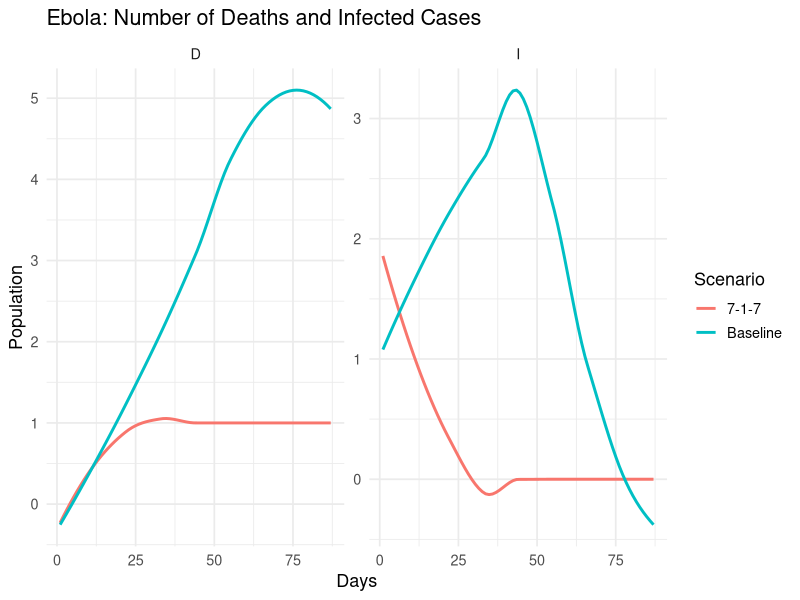
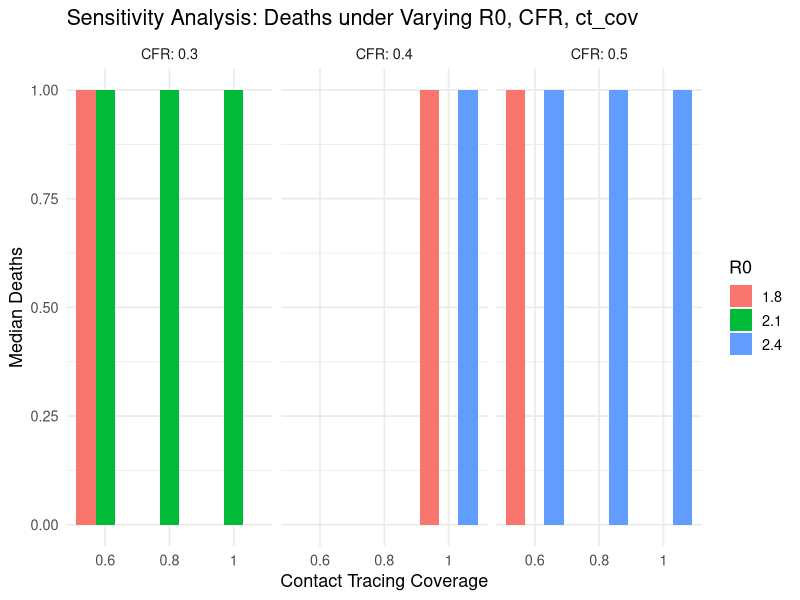
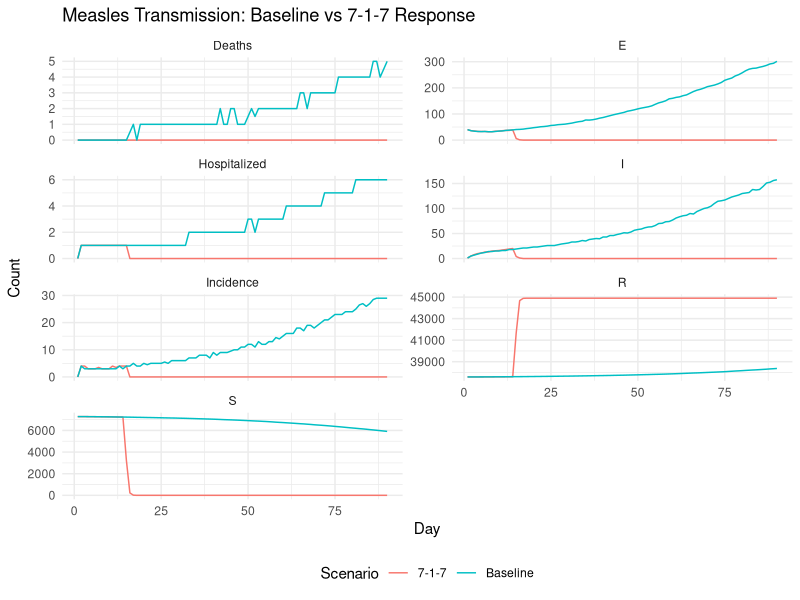
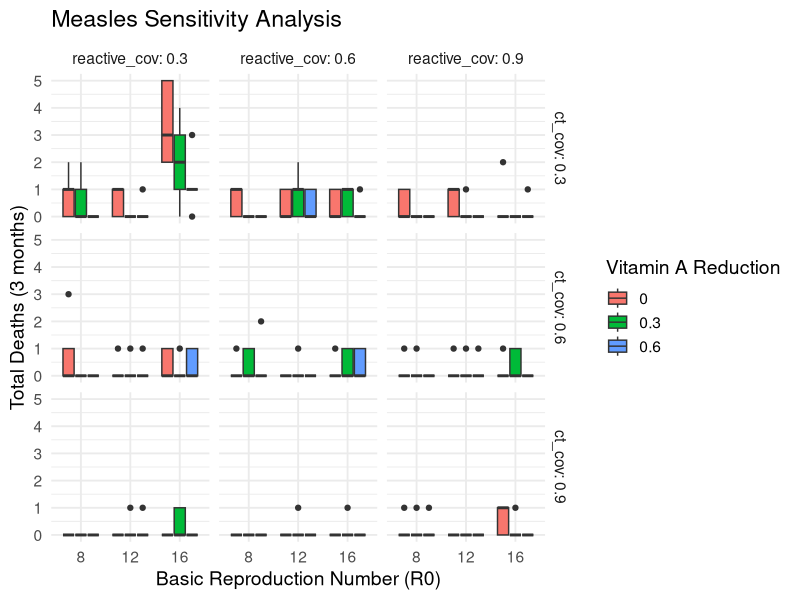
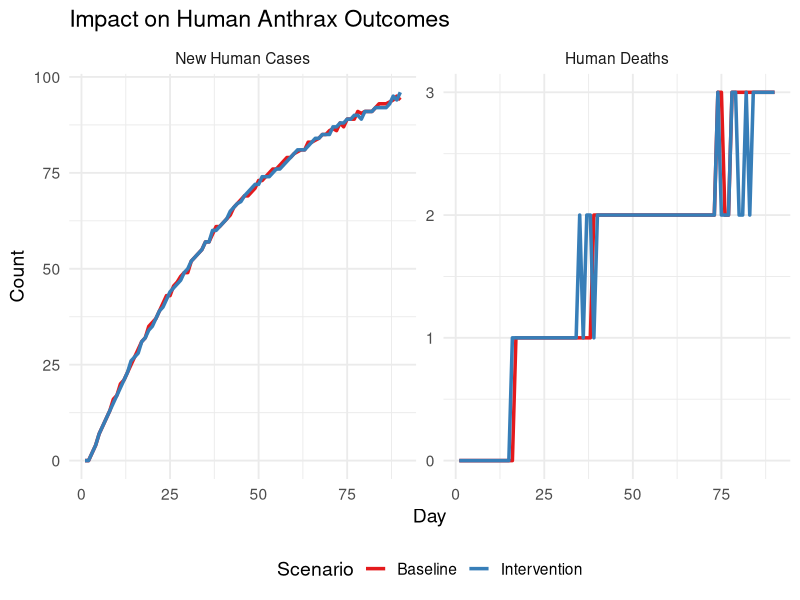
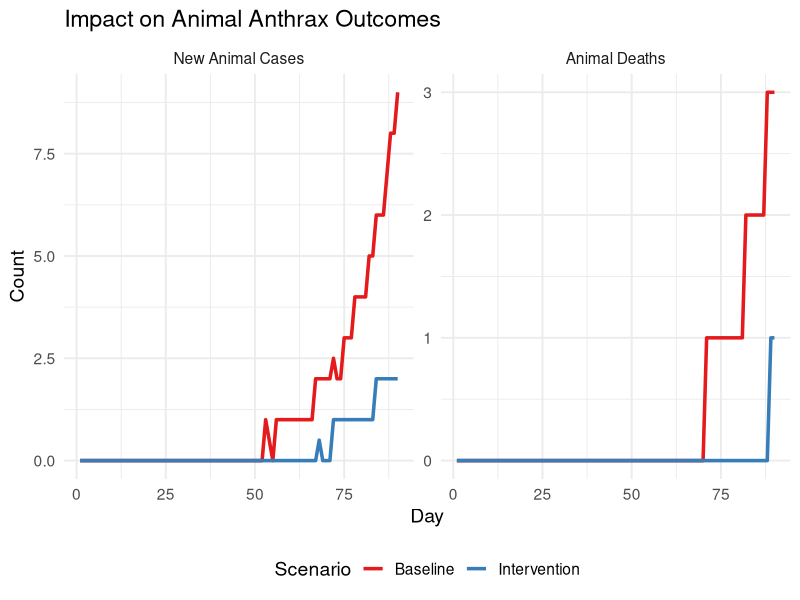

Reproduce these figures in R, in order. (Note: this script raises an error after producing the figures.)

## EBOLA MODEL – REVISED VERSION (4th July 2025)

library(ggplot2)
library(dplyr)
library(tidyr)
library(purrr)

### MODEL PARAMETERS ###
N <- 1e6                    #
initial_exp <- 3
index_case <- 1
days <- 87
n_sims <- 100

latent_period <- 10
infectious_period <- 12
R0 <- 2.1                   
hosp_rate <- 0.6
CFR_base <- 0.4

beta_base <- R0 / infectious_period
gamma <- 1 / infectious_period
sigma <- 1 / latent_period

cost_ETU_per_case <- 284.50
cost_trace_per_case <- 42.15

### PARAMETER CHECK ###
stopifnot(
  latent_period > 0,
  infectious_period > 0,
  R0 > 0,
  hosp_rate <= 1,
  CFR_base <= 1
)

### SIMULATION FUNCTION ###
simulate_ebola <- function(detect, notify, respond, ct_cov, sim_id) {
  S <- E <- I <- R <- D <- numeric(days)
  Inc <- Hosp <- Deaths <- numeric(days)
  traced_total <- 0
  
  # Initial states
  S[1] <- N - initial_exp - index_case
  E[1] <- initial_exp
  I[1] <- index_case
  
  for (t in 2:days) {
    t_notify <- detect + notify
    t_response <- t_notify + respond
    
    lambda <- beta_base * I[t - 1] / N
    
    # Transmission
    new_exp <- rbinom(1, S[t - 1], 1 - exp(-lambda))
    new_inf <- rbinom(1, E[t - 1], 1 - exp(-sigma))
    
    # Recoveries and deaths
    new_dea <- rbinom(1, I[t - 1], CFR_base * gamma)
    new_rec <- rbinom(1, I[t - 1] - new_dea, gamma)
    
    # Contact tracing
    traced_E <- if (t >= t_response) rbinom(1, E[t - 1], ct_cov) else 0
    traced_I <- if (t >= t_response) rbinom(1, I[t - 1], ct_cov) else 0
    traced_total <- traced_total + traced_E + traced_I
    
    # Compartment updates
    S[t] <- max(0, S[t - 1] - new_exp)
    E[t] <- max(0, E[t - 1] + new_exp - new_inf - traced_E)
    I[t] <- max(0, I[t - 1] + new_inf - new_dea - new_rec - traced_I)
    R[t] <- R[t - 1] + new_rec
    D[t] <- D[t - 1] + new_dea
    
    # Output metrics
    Inc[t] <- new_inf
    Hosp[t] <- round(new_inf * hosp_rate)
    Deaths[t] <- new_dea
  }
  
  tibble(
    time = 1:days, S, E, I, R, D,
    Incidence = Inc, Hospitalized = Hosp, Deaths,
    traced = traced_total, sim = sim_id
  )
}

### RUN SCENARIOS ###
baseline_data <- map_df(1:n_sims, ~ simulate_ebola(46, 1, 9, 0.2, .x))
interv_data   <- map_df(1:n_sims, ~ simulate_ebola(7, 1, 7, 0.8, .x))

baseline_data$Scenario <- "Baseline"
interv_data$Scenario <- "7-1-7"
combined <- bind_rows(baseline_data, interv_data)

### VISUALIZATION ###
summary_data <- combined %>%
  pivot_longer(c(I,D), names_to = "Compartment", values_to = "Count") %>%
  group_by(time, Scenario, Compartment) %>%
  dplyr::summarise(
    median = median(Count),
    .groups = "drop"
  )

ggplot(summary_data, aes(time, median, color = Scenario, fill = Scenario)) +
  geom_smooth(se = FALSE, linewidth = 1, method = "loess") +
  facet_wrap(~Compartment, scales = "free_y") +
  labs(
    title = "Ebola: Number of Deaths and Infected Cases",
    x = "Days", y = "Population") +
  theme_minimal(base_size = 13)


### RESULTS SUMMARY ###
calc_summary <- function(df) {
  df %>%
    group_by(sim) %>%
    dplyr::summarise(
      cumulative_cases = sum(Incidence),
      cumulative_deaths = sum(Deaths),
      hosp = sum(Hospitalized),
      traced = first(traced),
      .groups = "drop"
    ) %>%
    dplyr::summarise(
      cases_median = median(cumulative_cases),
      deaths_median = median(cumulative_deaths),
      hosp_median = median(hosp),
      cost_trace = median(traced * cost_trace_per_case),
      cost_hosp = median(hosp * cost_ETU_per_case),
      total_cost = cost_trace + cost_hosp
    )
}

sum_base <- calc_summary(baseline_data)
sum_int <- calc_summary(interv_data)

results <- tibble(
  Metric = c("Cases (median)", "Deaths (median)", "Hospitalizations", "Total Cost (USD)"),
  Baseline = c(
    format(round(sum_base$cases_median), big.mark = ","),
    format(round(sum_base$deaths_median), big.mark = ","),
    format(round(sum_base$hosp_median), big.mark = ","),
    paste0("$", format(round(sum_base$total_cost), big.mark = ","))
  ),
  `7-1-7` = c(
    format(round(sum_int$cases_median), big.mark = ","),
    format(round(sum_int$deaths_median), big.mark = ","),
    format(round(sum_int$hosp_median), big.mark = ","),
    paste0("$", format(round(sum_int$total_cost), big.mark = ","))
  ),
  Averted = c(
    format(round(sum_base$cases_median - sum_int$cases_median), big.mark = ","),
    format(round(sum_base$deaths_median - sum_int$deaths_median), big.mark = ","),
    format(round(sum_base$hosp_median - sum_int$hosp_median), big.mark = ","),
    paste0("$", format(round(sum_base$total_cost - sum_int$total_cost), big.mark = ","))
  )
)

print(results)

### DALYs ###
life_expectancy <- 63
avg_age_death_baseline <- 35
avg_age_death_717 <- 35

disability_weight <- 0.133
duration_disability <- 180 / 365

# Deaths
YLL_per_death_baseline <- (life_expectancy - avg_age_death_baseline)
YLL_per_death_717 <- (life_expectancy - avg_age_death_717)

# YLD
YLD_per_case_baseline <- disability_weight * duration_disability
YLD_per_case_717 <- disability_weight * duration_disability

# DALYs
deaths_baseline <- sum_base$deaths_median
cases_baseline <- sum_base$cases_median

deaths_717 <- sum_int$deaths_median
cases_717 <- sum_int$cases_median

DALY_base <- (deaths_baseline * YLL_per_death_baseline) + (cases_baseline * YLD_per_case_baseline)
DALY_717 <- (deaths_717 * YLL_per_death_717) + (cases_717 * YLD_per_case_717)
dalys_averted <- DALY_base - DALY_717

# ICER
cost_diff <- sum_int$total_cost - sum_base$total_cost
cost_per_death_averted <- cost_diff / (deaths_baseline - deaths_717)
ICER <- cost_diff / dalys_averted

# Output
cat("DALYs averted:", round(dalys_averted, 2), "\n")
cat("Cost per death averted (USD):", round(cost_per_death_averted, 2), "\n")
cat("ICER (USD per DALY averted):", round(ICER, 2), "\n")

##### Sensitivity Analysis

run_sensitivity_analysis <- function(
    R0_vals = c(1.8, 2.1, 2.4),
    CFR_vals = c(0.3, 0.4, 0.5),
    ct_cov_vals = c(0.6, 0.8, 1.0),
    sims = 50) {
  results <- expand.grid(R0 = R0_vals, CFR = CFR_vals, ct_cov = ct_cov_vals)
  
  sensitivity_output <- purrr::pmap_dfr(results, function(R0, CFR, ct_cov) {
    beta_test <- R0 / infectious_period
    CFR_test <- CFR
    ct_test <- ct_cov
    
    sim_data <- map_df(1:sims, function(id) {
      simulate_ebola(
        detect = 10, notify = 1, respond = 1,
        ct_cov = ct_test,
        sim_id = id
      ) %>%
        mutate(R0 = R0, CFR = CFR_test, ct_cov = ct_test)
    })
    
    summary <- sim_data %>%
      group_by(sim) %>%
      summarise(
        cases = sum(Incidence),
        deaths = sum(Deaths),
        hosp = sum(Hospitalized),
        traced = first(traced),
        .groups = "drop"
      ) %>%
      summarise(
        median_cases = median(cases),
        median_deaths = median(deaths),
        total_cost = median(traced * cost_trace_per_case + hosp * cost_ETU_per_case)
      )
    
    # DALY estimation for this run
    YLL <- summary$median_deaths * (life_expectancy - avg_age_death_717)
    YLD <- summary$median_cases * disability_weight * duration_disability
    DALYs <- YLL + YLD
    
    tibble(
      R0 = R0,
      CFR = CFR_test,
      ct_cov = ct_test,
      Cases = round(summary$median_cases),
      Deaths = round(summary$median_deaths),
      Total_Cost_USD = round(summary$total_cost),
      DALYs = round(DALYs),
      Cost_per_DALY = round(summary$total_cost / DALYs, 2)
    )
  })
  
  return(sensitivity_output)
}

# Run the sensitivity analysis
sensitivity_results <- run_sensitivity_analysis()

# Print summary
print(sensitivity_results)

# Plot
ggplot(sensitivity_results, aes(x = factor(ct_cov), y = Deaths, fill = factor(R0))) +
  geom_bar(stat = "identity", position = "dodge") +
  facet_wrap(~CFR, labeller = label_both) +
  labs(
    title = "Sensitivity Analysis: Deaths under Varying R0, CFR, ct_cov",
    x = "Contact Tracing Coverage", y = "Median Deaths",
    fill = "R0"
  ) +
  theme_minimal(base_size = 13)

# MEASLES TRANSMISSION MODEL - NAMISINDWA DISTRICT (4th July 2025)

# MEASLES TRANSMISSION MODEL - NAMISINDWA DISTRICT (4th July 2025)
library(tidyverse)
library(ggplot2)

### MODEL PARAMETERS ###
# Demographic parameters
N <- 44905  # Total population (rounded from 44904.9)
routine_cov <- 0.90  # Routine vaccination coverage for MR1
routine_eff <- 0.93  # Routine vaccine efficacy

# Initial conditions
initial_inf <- 1     # Initial infectious cases
initial_exp <- 40    # Initial exposed individuals

# Simulation settings
days <- 90           # 3 months
n_sims <- 100        # Number of stochastic simulations

# Disease parameters
latent_period <- 10  # Average latent period (days)
infectious_period <- 7  # Average infectious period (days)
R0 <- 12             # Basic reproduction number
hosp_rate <- 0.222   # Hospitalization rate (22.2%)
CFR_base <- 0.037    # Case fatality rate (3.7%)

# Derived parameters
beta_base <- R0 / infectious_period
gamma <- 1 / infectious_period
sigma <- 1 / latent_period

# Economic parameters
cost_vacc_per_person <- 10     # Cost per vaccination (USD)
cost_hosp_per_case <- 90.41    # Cost per hospitalization (USD)
cost_vitA <- 23                # Cost per vitamin A supplementation (USD)
cost_trace_per_case <- 15      # Cost per contact tracing case (USD)

### SIMULATION FUNCTION ###
simulate_measles <- function(detect, notify, respond,
                             reactive_cov, reactive_eff,
                             ct_cov, edu_red, nut_red,
                             sim_id) {
  
  # Initialize compartments and outputs
  S <- E <- I <- R <- numeric(days)
  Inc <- Hosp <- Deaths <- numeric(days)
  vaccinated_total <- traced_total <- 0
  
  # Initial conditions
  R0_init <- round(N * routine_cov * routine_eff)
  S[1] <- N - R0_init - initial_inf - initial_exp
  E[1] <- initial_exp
  I[1] <- initial_inf
  R[1] <- R0_init
  
  # Campaign parameters
  camp_dur <- 10 # Duration of vaccination campaign (days)
  camp_rate <- (N * reactive_cov) / camp_dur  # Daily vaccination rate
  
  # Main simulation loop
  for (t in 2:days) {
    # Calculate intervention timing
    t_notify <- detect + notify
    t_response <- t_notify + respond
    
    ### REACTIVE VACCINATION ###
    vacc_today <- if (t >= t_response && t < t_response + camp_dur)
      min(S[t-1], camp_rate) else 0
    vacc_effect <- round(vacc_today * reactive_eff)
    vaccinated_total <- vaccinated_total + vacc_effect
    
    ### INTERVENTION EFFECTS ###
    # Reduced transmission from education
    beta_t <- if (t >= t_response) beta_base * (1 - edu_red) else beta_base
    
    # Reduced CFR from nutrition (vitamin A)
    cfr_t <- if (t >= t_response) CFR_base * (1 - nut_red) else CFR_base
    
    ### DISEASE DYNAMICS ###
    # Force of infection
    lambda <- beta_t * I[t-1] / N
    
    # State transitions
    new_exp <- rbinom(1, max(0, S[t-1] - vacc_effect), 1 - exp(-lambda))
    new_inf <- rbinom(1, max(0, E[t-1]), sigma)
    new_rec <- rbinom(1, max(0, I[t-1]), gamma)
    
    ### CONTACT TRACING ###
    traced_E <- if (t >= t_response) rbinom(1, E[t-1], ct_cov) else 0
    traced_I <- if (t >= t_response) rbinom(1, I[t-1], ct_cov) else 0
    traced_total <- traced_total + traced_E + traced_I
    
    ### MORTALITY ###
    new_dea <- rbinom(1, max(0, I[t-1] - traced_I - new_rec), cfr_t)
    
    ### COMPARTMENT UPDATES ###
    S[t] <- max(0, S[t-1] - new_exp - vacc_effect)
    E[t] <- max(0, E[t-1] + new_exp - new_inf - traced_E)
    I[t] <- max(0, I[t-1] + new_inf - new_rec - new_dea - traced_I)
    R[t] <- R[t-1] + new_rec + vacc_effect + traced_E + traced_I
    
    ### OUTPUT METRICS ###
    Inc[t] <- new_inf
    Hosp[t] <- round(new_inf * hosp_rate)
    Deaths[t] <- new_dea
  }
  
  # Return results as tibble
  tibble(time = 1:days, S, E, I, R,
         Incidence = Inc, Hospitalized = Hosp, Deaths,
         traced = traced_total,
         vaccinated = vaccinated_total,
         sim = sim_id)
}

### RUN SCENARIOS ###

# Baseline scenario (no interventions)
baseline_data <- map_df(1:n_sims, ~ simulate_measles(
  detect = 5, notify = 24, respond = 11,
  reactive_cov = 0, reactive_eff = 0,
  ct_cov = 0, edu_red = 0, nut_red = 0,
  sim_id = .x))

# 7-1-7 intervention scenario
interv_data <- map_df(1:n_sims, ~ simulate_measles(
  detect = 7, notify = 1, respond = 7,
  reactive_cov = 0.96, reactive_eff = 0.93,
  ct_cov = 0.8, edu_red = 0.3, nut_red = 0.5,
  sim_id = .x))

# Label scenarios
baseline_data$Scenario <- "Baseline"
interv_data$Scenario <- "7-1-7"
combined <- bind_rows(baseline_data, interv_data)

### VISUALIZATION ###

# Prepare summary data for plotting
summary_data <- combined %>%
  pivot_longer(cols = S:Deaths, names_to = "Compartment", values_to = "Count") %>%
  group_by(time, Scenario, Compartment) %>%
  dplyr::summarise(
    median = median(Count),
    .groups = "drop"
  )

# Create comparison plot
ggplot(summary_data, aes(time, median, color = Scenario, fill = Scenario)) +
  geom_line() +
  facet_wrap(~Compartment, scales = "free_y", ncol = 2) +
  labs(title = "Measles Transmission: Baseline vs 7-1-7 Response",
       x = "Day", y = "Count") +
  theme_minimal() +
  theme(legend.position = "bottom")

### RESULTS SUMMARY ###

calc_summary <- function(df) {
  df %>%
    group_by(sim) %>%
    dplyr::summarise(
      cumulative_cases = sum(Incidence, na.rm = TRUE),
      cumulative_deaths = sum(Deaths, na.rm = TRUE),
      cumulative_hosp = sum(Hospitalized, na.rm = TRUE),
      traced = max(traced, na.rm = TRUE),
      vaccinated = max(vaccinated, na.rm = TRUE),
      .groups = "drop"
    ) %>%
    dplyr::summarise(
      cases_median = median(cumulative_cases),
      deaths_median = median(cumulative_deaths),
      hosp_median = median(cumulative_hosp),
      cost_trace = median(traced * cost_trace_per_case),
      cost_vacc = median(vaccinated * cost_vacc_per_person),
      cost_hosp = median(cumulative_hosp * cost_hosp_per_case),
      cost_vitA = median(cumulative_cases * cost_vitA * 0.5), # 50% coverage
      .groups = "drop"
    ) %>%
    mutate(total_cost = cost_trace + cost_vacc + cost_hosp + cost_vitA)
}

# Calculate scenario summaries
sum_base <- calc_summary(baseline_data)
sum_int <- calc_summary(interv_data)

# Create results table
results <- tibble(
  Metric = c("Cases (median)", "Deaths (median)", "Hospitalizations", "Total Cost (USD)"),
  Baseline = c(
    format(round(sum_base$cases_median), big.mark = ","),
    format(round(sum_base$deaths_median), big.mark = ","),
    format(round(sum_base$hosp_median), big.mark = ","),
    paste0("$", format(round(sum_base$total_cost), big.mark = ","))
  ),
  `7-1-7` = c(
    format(round(sum_int$cases_median), big.mark = ","),
    format(round(sum_int$deaths_median), big.mark = ","),
    format(round(sum_int$hosp_median), big.mark = ","),
    paste0("$", format(round(sum_int$total_cost), big.mark = ","))
  ),
  Averted = c(
    format(round(sum_base$cases_median - sum_int$cases_median), big.mark = ","),
    format(round(sum_base$deaths_median - sum_int$deaths_median), big.mark = ","),
    format(round(sum_base$hosp_median - sum_int$hosp_median), big.mark = ","),
    paste0("$", format(round(sum_base$total_cost - sum_int$total_cost), big.mark = ","))
  )
)

# Print formatted results
print(results)

# DALY CALCULATION
# Parameters
life_expectancy <- 62 # Life expectancy at birth
avg_age_death_baseline <- 3.5 # Average age at death for baseline
avg_age_death_717 <- 3.5 # Same for intervention
disability_weight <- 0.1 # Disability weight for measles
duration_disability <- 14 / 365 # Duration of disability in years

# Calculate DALY components
YLL_per_death_baseline <- life_expectancy - avg_age_death_baseline
YLL_per_death_717 <- life_expectancy - avg_age_death_717

YLD_per_case_baseline <- disability_weight * duration_disability
YLD_per_case_717 <- disability_weight * duration_disability

# Calculate total DALYs
DALY_base <- (sum_base$deaths_median * YLL_per_death_baseline) + 
  (sum_base$cases_median * YLD_per_case_baseline)

DALY_717 <- (sum_int$deaths_median * YLL_per_death_717) + 
  (sum_int$cases_median * YLD_per_case_717)

dalys_averted <- DALY_base - DALY_717

# Output DALY results
cat("\nDALY Results:\n")
cat("Baseline DALYs:", round(DALY_base, 1), "\n")
cat("Intervention DALYs:", round(DALY_717, 1), "\n")
cat("DALYs averted:", round(dalys_averted, 1), "\n")

# Cost-effectiveness
cost_diff <- sum_int$total_cost - sum_base$total_cost
cost_per_daly_averted <- cost_diff / dalys_averted

cat("\nCost-effectiveness:\n")
cat("Cost per DALY averted: $", round(cost_per_daly_averted, 2), "\n")

# Cost calculations
baseline_cost_ugx <- 340119010 # DHO's office (GOVT, Implementing partners, Donors)
intervention_cost_ugx <- baseline_cost_ugx + 164638500 # Estimated for 7-1-7 interventions
exchange_rate <- 3650
deaths_averted <- 1032  # Computed from the model

baseline_cost_usd <- baseline_cost_ugx / exchange_rate
intervention_cost_usd <- intervention_cost_ugx / exchange_rate


## Sensitivity Analysis of the parameters

# Define the simulation function
simulate_measles <- function(detect = 7, notify = 1, respond = 7,
                             reactive_cov, reactive_eff = 0.6,
                             ct_cov, edu_red = 0.3, nut_red,
                             sim_id, R0_value = 12) {
  latent_period <- 10
  infectious_period <- 7
  population <- 44905
  
  beta_base <- R0_value / infectious_period
  
  # Adjusting R0 based on interventions
  effective_R0 <- R0_value * (1 - reactive_cov * reactive_eff) * (1 - ct_cov) * (1 - edu_red)
  
  # Adjusting case fatality based on nutrition
  case_fatality_rate <- 0.02 * (1 - nut_red)
  
  initial_cases <- 10
  cases <- numeric(100)
  deaths <- numeric(100)
  
  cases[1] <- initial_cases
  deaths[1] <- rbinom(1, cases[1], case_fatality_rate)
  
  for (t in 2:100) {
    new_cases <- rpois(1, lambda = cases[t-1] * effective_R0 / infectious_period)
    cases[t] <- min(new_cases, population - sum(cases))  #
    deaths[t] <- rbinom(1, cases[t], case_fatality_rate)
  }
  
  return(data.frame(
    time = 1:100,
    cases = cases,
    deaths = deaths,
    sim = sim_id,
    R0 = R0_value,
    reactive_cov = reactive_cov,
    nut_red = nut_red,
    ct_cov = ct_cov
  ))
}

# Defining parameter grid
param_grid <- expand.grid(
  R0 = c(8, 12, 16),
  reactive_cov = c(0.3, 0.6, 0.9),
  nut_red = c(0, 0.3, 0.6),
  ct_cov = c(0.3, 0.6, 0.9),
  sim_id = 1:5  # multiple runs per scenario for variability
)

# Running simulations over parameter grid
set.seed(123)
sim_results <- purrr::pmap_dfr(param_grid, function(R0, reactive_cov, nut_red, ct_cov, sim_id) {
  simulate_measles(
    reactive_cov = reactive_cov,
    nut_red = nut_red,
    ct_cov = ct_cov,
    sim_id = sim_id,
    R0_value = R0)
})

# Summarizing results
summary_results <- sim_results %>%
  group_by(R0, reactive_cov, nut_red, ct_cov, sim) %>%
  dplyr::summarise(
    total_cases = sum(cases),
    total_deaths = sum(deaths),
    .groups = "drop"
  )

# Ploting results
ggplot(summary_results, aes(x = factor(R0), y = total_deaths, fill = factor(nut_red))) +
  geom_boxplot() +
  facet_grid(ct_cov ~ reactive_cov, labeller = label_both) +
  labs(
    x = "Basic Reproduction Number (R0)",
    y = "Total Deaths (3 months)",
    fill = "Vitamin A Reduction",
    title = "Measles Sensitivity Analysis"
  ) +
  theme_minimal(base_size = 14)


#### ANTHRAX MODEL WITH ANIMAL COMPONENT # 7th July 2025

library(tidyverse)
library(ggplot2)

# MODEL PARAMETERS
N_human <- 103300
N_animal <- 127157
prop_high_risk <- 0.15

initial_animal_inf <- 1
initial_human_exp <- 0

days <- 90
n_sims <- 500

# Human disease parameters
human_incubation_mean <- 3.5
human_incubation_sd <- 1.2
human_infectious_mean <- 3.1
human_mortality <- 0.01

# Animal disease parameters
animal_incubation_mean <- 2.8
animal_incubation_sd <- 0.8
animal_infectious_dur <- 4
animal_mortality <- 0.18

# Environmental transmission
base_contact_high <- 0.0025
base_contact_low <- 0.001
env_transmission_human <- 1e-8
env_transmission_animal <- 3e-7
pathogen_decay <- 0.02
pathogen_capacity <- 1e6

# Interventions
vaccine_delay <- 6
vaccine_eff <- 0.50
disposal_eff <- 0.10

# Costs
vaccine_cost <- 5000
treat_cost_per_case <- 275000
disposal_cost <- 50000

# SIMULATION FUNCTION #
simulate_anthrax <- function(detect, notify, respond, vacc_cov, disposal_cov, sim_id) {
  t_notify <- detect + notify
  t_response <- t_notify + respond
  
  Sh_high <- Sh_low <- Eh <- Ih <- Rh <- Dh <- numeric(days)
  Sa <- Ea <- Ia <- Ra <- Dead <- numeric(days)
  Pathogen <- numeric(days)
  
  new_human_cases <- human_deaths <- numeric(days)
  new_animal_cases <- animal_deaths <- numeric(days)
  
  vaccinated <- disposed <- 0
  
  Sa[1] <- N_animal - initial_animal_inf
  Ia[1] <- initial_animal_inf
  Sh_high[1] <- round(N_human * prop_high_risk)
  Sh_low[1] <- N_human - Sh_high[1]
  Pathogen[1] <- Ia[1] * 0.5
  
  vacc_effect <- function(t) ifelse(t >= t_response, vacc_cov * vaccine_eff, 0)
  
  for (t in 2:days) {
    vacc <- if (t == t_response) round(Sa[t-1] * vacc_cov * vaccine_eff) else 0
    vaccinated <- vaccinated + vacc
    
    disp <- if (t >= t_response) round(Dead[t-1] * disposal_cov * disposal_eff) else 0
    disposed <- disposed + disp
    
    lambda_animal <- env_transmission_animal * Pathogen[t-1]
    sus_animals <- max(0, Sa[t-1] - vacc)
    effective_infection_prob <- (1 - exp(-lambda_animal)) * (1 - vacc_effect(t))
    effective_infection_prob <- min(max(effective_infection_prob, 0), 1)
    
    new_Ea <- rbinom(1, sus_animals, effective_infection_prob)
    p_incub <- pnorm(1, mean = animal_incubation_mean, sd = animal_incubation_sd)
    new_Ia <- rbinom(1, Ea[t-1], min(max(p_incub, 0), 1))
    
    new_dead <- rbinom(1, Ia[t-1], animal_mortality * (1 - vacc_effect(t)))
    recov_prob <- 1 / animal_infectious_dur
    new_Ra <- rbinom(1, Ia[t-1] - new_dead, recov_prob)
    
    Sa[t] <- max(0, Sa[t-1] - new_Ea - vacc)
    Ea[t] <- max(0, Ea[t-1] + new_Ea - new_Ia)
    Ia[t] <- max(0, Ia[t-1] + new_Ia - new_dead - new_Ra)
    Dead[t] <- max(0, Dead[t-1] + new_dead - disp)
    Ra[t] <- Ra[t-1] + new_Ra
    
    new_animal_cases[t] <- new_Ia
    animal_deaths[t] <- new_dead
    
    Pathogen[t] <- (Pathogen[t-1] + Ia[t-1] * 2 + Dead[t-1] * 2) * (1 - pathogen_decay)
    Pathogen[t] <- Pathogen[t] * pathogen_capacity / (Pathogen[t] + pathogen_capacity)
    
    env_risk <- env_transmission_human * Pathogen[t-1]
    lambda_high <- min(base_contact_high + env_risk, 1)
    lambda_low <- min(base_contact_low + env_risk, 1)
    
    new_Eh_high <- rbinom(1, Sh_high[t-1], 1 - exp(-lambda_high))
    new_Eh_low <- rbinom(1, Sh_low[t-1], 1 - exp(-lambda_low))
    new_Eh <- new_Eh_high + new_Eh_low
    
    p_h_incub <- pnorm(1, mean = human_incubation_mean, sd = human_incubation_sd)
    new_Ih <- rbinom(1, Eh[t-1], min(max(p_h_incub, 0), 1))
    
    new_Dh <- rbinom(1, Ih[t-1], human_mortality)
    new_Rh <- rbinom(1, Ih[t-1] - new_Dh, 1 / human_infectious_mean)
    
    Sh_high[t] <- max(0, Sh_high[t-1] - new_Eh_high)
    Sh_low[t] <- max(0, Sh_low[t-1] - new_Eh_low)
    Eh[t] <- max(0, Eh[t-1] + new_Eh - new_Ih)
    Ih[t] <- max(0, Ih[t-1] + new_Ih - new_Dh - new_Rh)
    Dh[t] <- Dh[t-1] + new_Dh
    Rh[t] <- Rh[t-1] + new_Rh
    
    new_human_cases[t] <- new_Ih
    human_deaths[t] <- new_Dh
  }
  
  tibble(
    time = 1:days,
    Sh = Sh_high + Sh_low, Eh, Ih, Rh, Dh,
    Sa, Ea, Ia, Ra, Dead,
    Pathogen,
    human_cases = new_human_cases,
    human_deaths,
    animal_cases = new_animal_cases,
    animal_deaths = animal_deaths,
    vaccinated = vaccinated,
    disposed = disposed,
    sim = sim_id
  )
}

# RUN SIMULATIONS #
set.seed(123)

baseline_data <- map_df(1:n_sims, ~ simulate_anthrax(
  detect = 9, notify = 7, respond = 11,
  vacc_cov = 0, disposal_cov = 0,
  sim_id = .x
))

interv_data <- map_df(1:n_sims, ~ simulate_anthrax(
  detect = 7, notify = 1, respond = 7,
  vacc_cov = 0.40, disposal_cov = 0.45,
  sim_id = .x
))

baseline_data$Scenario <- "Baseline"
interv_data$Scenario <- "Intervention"
combined <- bind_rows(baseline_data, interv_data)

# SUMMARY DATA FOR PLOTTING #
summary_data <- combined %>%
  pivot_longer(cols = c("human_cases", "human_deaths", "animal_cases", "animal_deaths"),
               names_to = "Compartment", values_to = "Count") %>%
  group_by(time, Scenario, Compartment) %>%
  dplyr::summarise(median = median(Count), .groups = "drop")

# PLOTS #
# Human
ggplot(filter(summary_data, Compartment %in% c("human_cases", "human_deaths")),
       aes(x = time, y = median, color = Scenario, fill = Scenario)) +
  geom_line(linewidth = 1.2) +
  facet_wrap(~Compartment, scales = "free_y",
             labeller = as_labeller(c(human_cases = "New Human Cases", human_deaths = "Human Deaths"))) +
  labs(title = "Impact on Human Anthrax Outcomes", x = "Day", y = "Count") +
  theme_minimal(base_size = 14) +
  scale_color_brewer(palette = "Set1") +
  theme(legend.position = "bottom")

# Animal
ggplot(filter(summary_data, Compartment %in% c("animal_cases", "animal_deaths")),
       aes(x = time, y = median, color = Scenario, fill = Scenario)) +
  geom_line(linewidth = 1.2) +
  facet_wrap(~Compartment, scales = "free_y",
             labeller = as_labeller(c(animal_cases = "New Animal Cases", animal_deaths = "Animal Deaths"))) +
  labs(title = "Impact on Animal Anthrax Outcomes", x = "Day", y = "Count") +
  theme_minimal(base_size = 14) +
  scale_color_brewer(palette = "Set1") +
  theme(legend.position = "bottom")

# ECONOMIC SUMMARY#
calc_summary <- function(df) {
  df %>%
    group_by(sim, Scenario) %>%
    dplyr::summarise(
      human_cases = sum(human_cases),
      human_deaths = sum(human_deaths),
      animal_cases = sum(animal_cases),
      animal_deaths = sum(animal_deaths),
      vaccinated = max(vaccinated),
      disposed = max(disposed),
      .groups = "drop"
    )
}

econ_summary <- bind_rows(calc_summary(baseline_data), calc_summary(interv_data)) %>%
  group_by(Scenario) %>%
  dplyr::summarise(
    mean_human_cases = mean(human_cases),
    mean_human_deaths = mean(human_deaths),
    mean_animal_cases = mean(animal_cases),
    mean_animal_deaths = mean(animal_deaths),
    mean_vaccinated = mean(vaccinated),
    mean_disposed = mean(disposed)
  ) %>%
  mutate(
    vacc_cost = mean_vaccinated * vaccine_cost,
    treat_cost = mean_human_cases * treat_cost_per_case,
    disposal_cost_total = mean_disposed * disposal_cost,
    total_cost = vacc_cost + treat_cost + disposal_cost_total
  )

print(econ_summary)

# DALY CALCULATION  #
calculate_dalys <- function(cases, deaths, disability_days = 14) {
  yll <- deaths * (65 - 52)  # Years of Life Lost
  yld <- cases * 0.33 * (disability_days / 365)  # Years Lived with Disability
  yll + yld
}

# DALYs per simulation
dalys_df <- bind_rows(calc_summary(baseline_data), calc_summary(interv_data)) %>%
  mutate(
    dalys = calculate_dalys(human_cases, human_deaths)) %>%
  group_by(Scenario) %>%
  dplyr::summarise(mean_dalys = mean(dalys))

print(dalys_df)

## Sensitivity Analysis for Anthrax Model

library(reshape2)

# SEIR model with vaccination and carcass disposal
seir_model <- function(time, state, parameters) {
  with(as.list(c(state, parameters)), {
    
    # Adjust beta to reflect vaccination coverage
    effective_beta <- beta * (1 - v_coverage)
    
    dS <- -effective_beta * S * I
    dE <- effective_beta * S * I - sigma * E
    dI <- sigma * E - gamma * I - disposal_rate * I
    dR <- gamma * I
    dD <- disposal_rate * I  # Removed infected carcasses
    
    return(list(c(dS, dE, dI, dR, dD)))
  })
}

# Baseline parameters
parameters <- list(
  beta = 0.5,          # Infection rate (to be derived from R0)
  sigma = 1/5.2,       # Incubation rate (1/latent period)
  gamma = 1/10,        # Recovery rate (1/infectious period)
  v_coverage = 0.5,    # Vaccination coverage (50%)
  disposal_rate = 0.1  # Carcass disposal rate
  )

# Initial state
initial_state <- c(S = 0.99, E = 0.005, I = 0.005, R = 0, D = 0)

# Time points
times <- seq(0, 200, by = 1)

# Sensitivity ranges
r0_values <- seq(1.2, 5, by = 0.4)
vacc_coverage_values <- seq(0, 0.9, by = 0.1)
disposal_values <- seq(0, 0.5, by = 0.05)

# Store results
results <- data.frame()

# Sensitivity loop
for (r0 in r0_values) {
  for (v in vacc_coverage_values) {
    for (d in disposal_values) {
      
      gamma <- parameters$gamma
      beta <- r0 * gamma
      
      params <- c(
        beta = beta,
        sigma = parameters$sigma,
        gamma = gamma,
        v_coverage = v,
        disposal_rate = d)
      
      out <- ode(y = initial_state, times = times, func = seir_model, parms = params)
      out_df <- as.data.frame(out)
      final_infected <- max(out_df$I + out_df$R + out_df$D)
      
      results <- rbind(results, data.frame(
        R0 = r0,
        Vaccination_Coverage = v,
        Disposal_Rate = d,
        Final_Size = final_infected
      ))
    }
  }
}

#Plot 1: Final size vs. R0 for varying vaccination coverage
ggplot(results, aes(x = R0, y = Final_Size, color = factor(Vaccination_Coverage))) +
  geom_line(size = 1) +
  facet_wrap(~ Disposal_Rate, labeller = label_both) +
  labs(title = "Sensitivity to R0, Vaccination and Disposal",
       y = "Final Outbreak Size", color = "Vacc. Coverage") +
  theme_minimal()
